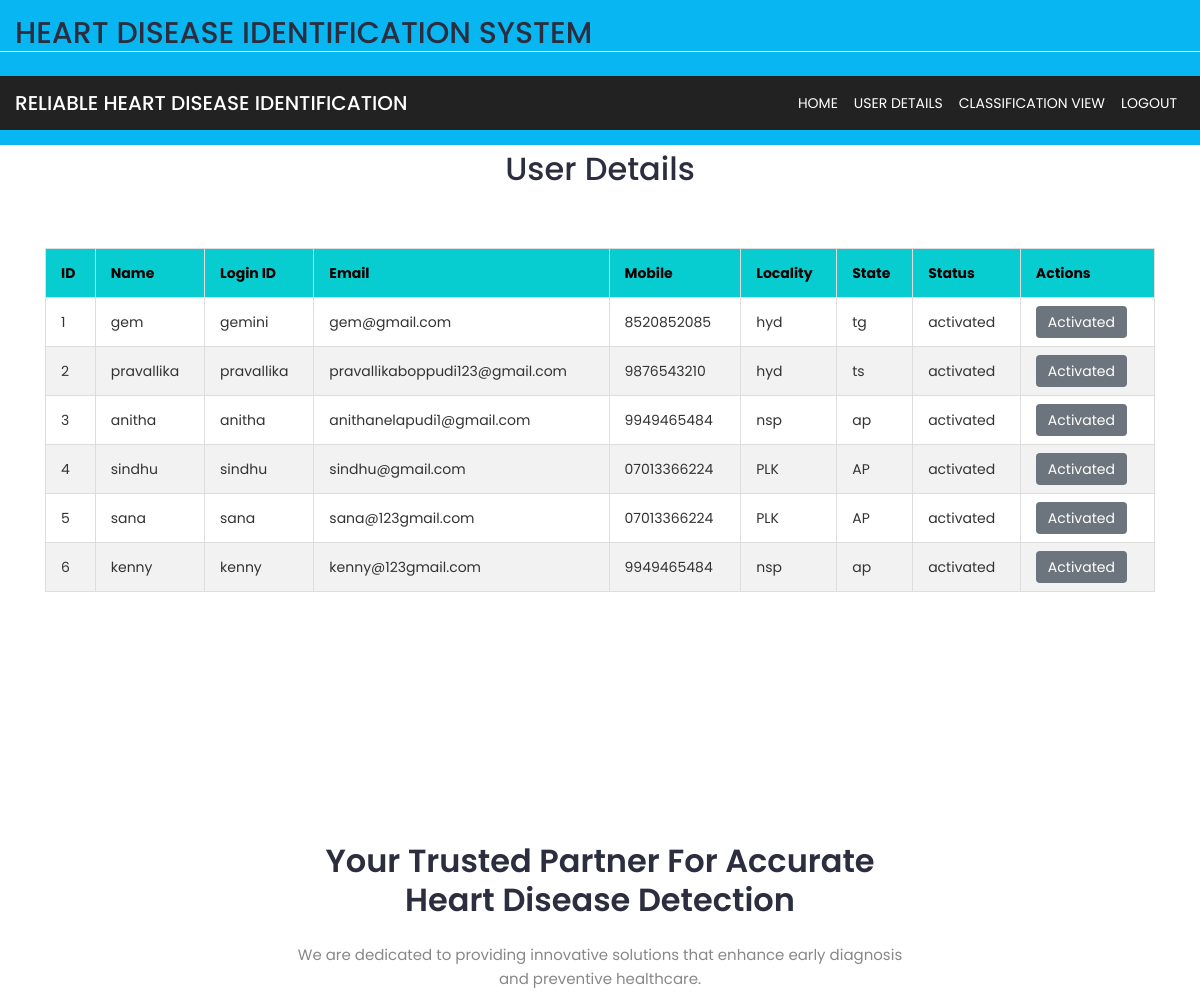
Before: /userDetails (upper part) with the older database file.
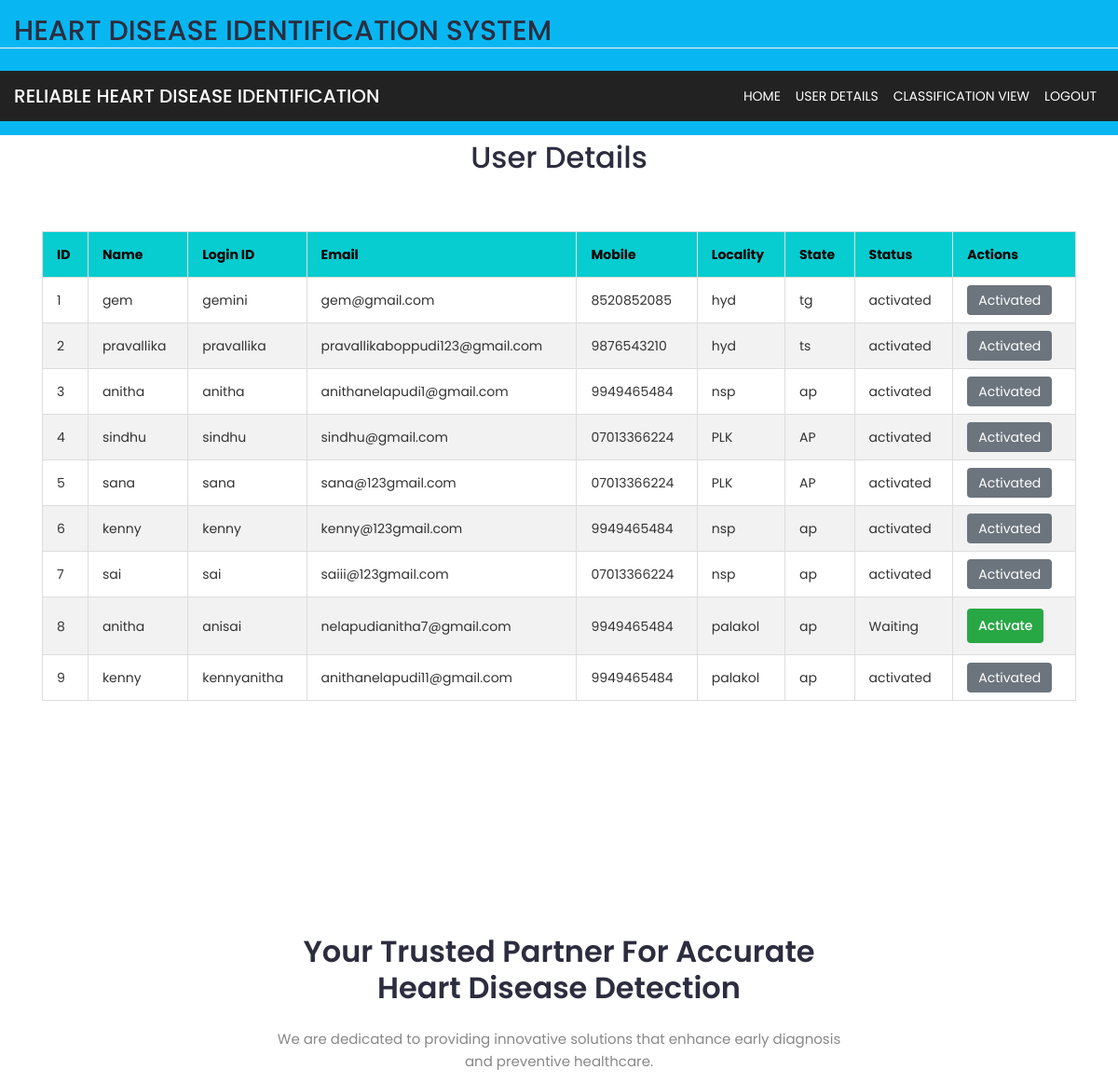
After: the same page with the newer database file.
### user/models.py (models this page shows, shortened)
class UserRegisteredTable(models.Model):
    name = models.CharField(max_length=100, validators=[
        RegexValidator(regex=r'^[a-zA-Z\s]+$', message="Name must contain only letters and spaces.")
    ])
    loginid = models.CharField(max_length=20, unique=True, validators=[
        RegexValidator(regex=r'^[a-zA-Z]{5,20}$', message="Login ID must be alpha")
    ])
    email = models.EmailField(max_length=254, unique=True, validators=[
        EmailValidator(message="Enter a valid email address.")
    ])
    mobile = models.CharField(max_length=10, validators=[
        RegexValidator(regex=r'^\d{10}$', message="Mobile number must be 10 digits.")
    ])
    password = models.CharField(max_length=50, validators=[
        RegexValidator(regex=r'^(?=.*[A-Za-z])(?=.*\d)[A-Za-z\d@,$,%,&]{8,}$', message="Password must contain at least 8 characters, including letters and numbers.")
    ])
    locality = models.CharField(max_length=100, validators=[
        RegexValidator(regex=r'^[\w\s]+$', message="Locality must contain only letters, numbers, and spaces.")
    ])
    state = models.CharField(max_length=50, validators=[
        RegexValidator(regex=r'^[\w\s]+$', message="State must contain only letters, numbers, and spaces.")
    ])
    status = models.CharField(max_length=10,  default='Waiting')

### Admin/views.py (the view)
# urls.py: path('userDetails',av.userDetails,name='userDetails'),
def userDetails(request):
    user=UserRegisteredTable.objects.all()
    return render(request,'admin/userDetails.html',{'user':user})

### templates/admin/userDetails.html (shortened to what this page needs)
<!doctype html>
<html class="no-js" lang="zxx">
<head>
    <link rel="stylesheet" href="assets/css/bootstrap.min.css">
    <link rel="stylesheet" href="assets/css/nice-select.css">
    <link rel="stylesheet" href="assets/css/font-awesome.min.css">
    <link rel="stylesheet" href="assets/css/icofont.css">
    <link rel="stylesheet" href="assets/css/slicknav.min.css">
    <link rel="stylesheet" href="assets/css/owl-carousel.css">
    <link rel="stylesheet" href="assets/css/datepicker.css">
    <link rel="stylesheet" href="assets/css/animate.min.css">
    <link rel="stylesheet" href="assets/css/magnific-popup.css">
    <link rel="stylesheet" href="assets/css/normalize.css">
    <link rel="stylesheet" href="assets/style.css">
    <link rel="stylesheet" href="assets/css/responsive.css">
</head>
<body>
      <header class="header_section">
        <div class="header_top">
            <div class="container-fluid">
                <div class="contact_link-container">
                    <a href="#" class="contact_link1">
                        <h1>Heart Disease Identification System</h1>
                    </a>
                </div>
            </div>
        </div>
        <br>
        <div class="header_bottom" id="header_bottom">
            <div class="container-fluid">
                <nav class="navbar navbar-expand-lg custom_nav-container">
                    <a class="navbar-brand">
                        <span>
                            <h1>Reliable Heart Disease Identification</h1>
                        </span>
                    </a>
                    <div class="collapse navbar-collapse ml-auto" id="navbarSupportedContent">
                        <ul class="navbar-nav ml-auto">
                            <li class="nav-item active">
                                <a class="nav-link" href="adminHome">Home</a>
                            </li>
                            <li class="nav-item">
                                <a class="nav-link" href="userDetails">User Details</a>
                            </li>
                            <li class="nav-item">
                                <a class="nav-link" href="adminclassificationView">Classification View</a>
                            </li>
                            <li class="nav-item">
                                <a class="nav-link" href="/">Logout</a>
                            </li>
                        </ul>
                    </div>
                </nav>
            </div>
        </div>
    </header>
    <section class="user-details-table margin-top" id="user-details-table">
        <div class="container">
            <h2 class="section-title">User Details</h2>
            <table class="user-details-table">
                <thead>
                    <tr>
                        <th>ID</th>
                        <th>Name</th>
                        <th>Login ID</th>
                        <th>Email</th>
                        <th>Mobile</th>
                        <th>Locality</th>
                        <th>State</th>
                        <th>Status</th>
                        <th>Actions</th>
                    </tr>
                </thead>
                <tbody>
                    {% for user in user %}
                    <tr>
                        <td>{{user.id}}</td>
                        <td>{{ user.name }}</td>
                        <td>{{ user.loginid }}</td>
                        <td>{{ user.email }}</td>
                        <td>{{ user.mobile }}</td>
                        <td>{{ user.locality }}</td>
                        <td>{{ user.state }}</td>
                        <td>{{ user.status }}</td>
                        <td>
                            {% if user.status == "Waiting" %}
                                <a href="activateUser?loginid={{ user.loginid }}" class="btn btn-success">Activate</a>
                            {% elif user.status == "Activated" %}
                                <a href="deactivateUser?loginid={{ user.loginid }}" class="btn btn-danger">Deactivate</a>
                            {% else %}
                                <span class="activated-label">Activated</span>
                            {% endif %}
                        </td>
                    </tr>
                    {% empty %}
                    <tr>
                        <td colspan="8" class="text-center">No users found.</td>
                    </tr>
                    {% endfor %}
                </tbody>
            </table>
        </div>
    </section>
        <section class="features section margin-top">
            <div class="container">
                <div class="row">
                    <div class="col-lg-12">
                        <div class="section-title">
                            <h2>Your Trusted Partner for Accurate Heart Disease Detection</h2>
                            <p>We are dedicated to providing innovative solutions that enhance early diagnosis and preventive healthcare.</p>
                        </div>
                    </div>
                </div>
            </div>
        </section>
</body>
</html>

Changed rows visible on the page:
added UserRegisteredTable: id "7", name "sai", loginid "sai", email "saiii@123gmail.com", mobile "07013366224", locality "nsp", state "ap", status "activated", shows "Activated"
added UserRegisteredTable: id "8", name "anitha", loginid "anisai", email "nelapudianitha7@gmail.com", mobile "9949465484", locality "palakol", state "ap", status "Waiting"
added UserRegisteredTable: id "9", name "kenny", loginid "kennyanitha", email "anithanelapudi11@gmail.com", mobile "9949465484", locality "palakol", state "ap", status "activated", shows "Activated"
